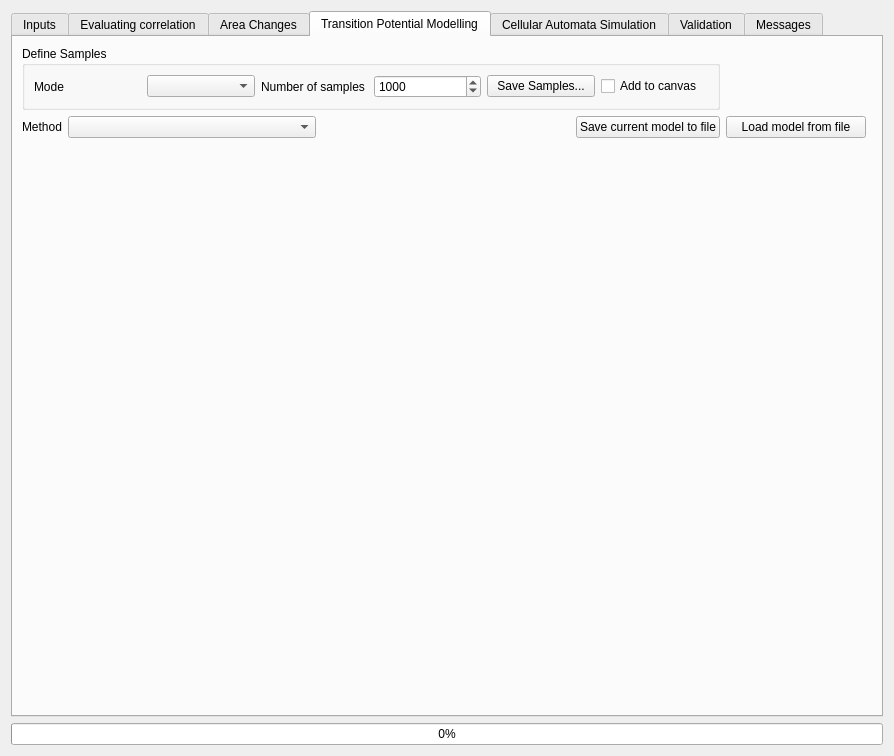
<?xml version="1.0" encoding="UTF-8"?>
<ui version="4.0">
 <class>MolusceDialogBase</class>
 <widget class="QDialog" name="MolusceDialogBase">
  <property name="geometry">
   <rect>
    <x>0</x>
    <y>0</y>
    <width>894</width>
    <height>756</height>
   </rect>
  </property>
  <property name="windowTitle">
   <string>MOLUSCE</string>
  </property>
  <layout class="QGridLayout" name="gridLayout_10">
   <item row="0" column="0" colspan="2">
    <widget class="QTabWidget" name="tabWidget">
     <property name="enabled">
      <bool>true</bool>
     </property>
     <property name="currentIndex">
      <number>3</number>
     </property>
     <widget class="QWidget" name="tabInputs">
      <attribute name="title">
       <string>Inputs</string>
      </attribute>
      <layout class="QVBoxLayout" name="verticalLayout_2">
       <item>
        <widget class="QSplitter" name="splitter">
         <property name="orientation">
          <enum>Qt::Horizontal</enum>
         </property>
         <widget class="QListWidget" name="lstLayers">
          <property name="editTriggers">
           <set>QAbstractItemView::NoEditTriggers</set>
          </property>
          <property name="alternatingRowColors">
           <bool>true</bool>
          </property>
          <property name="selectionMode">
           <enum>QAbstractItemView::ExtendedSelection</enum>
          </property>
         </widget>
         <widget class="QWidget" name="widget" native="true">
          <layout class="QVBoxLayout" name="verticalLayout_3">
           <item>
            <layout class="QGridLayout" name="gridLayout_2">
             <item row="0" column="0">
              <widget class="QPushButton" name="btnSetInitialRaster">
               <property name="text">
                <string>Initial &gt;&gt;</string>
               </property>
              </widget>
             </item>
             <item row="0" column="1">
              <widget class="QLineEdit" name="leInitRasterName"/>
             </item>
             <item row="1" column="0">
              <widget class="QPushButton" name="btnSetFinalRaster">
               <property name="text">
                <string>Final &gt;&gt;</string>
               </property>
              </widget>
             </item>
             <item row="0" column="2">
              <widget class="QLineEdit" name="leInitYear"/>
             </item>
             <item row="1" column="1">
              <widget class="QLineEdit" name="leFinalRasterName"/>
             </item>
             <item row="1" column="2">
              <widget class="QLineEdit" name="leFinalYear"/>
             </item>
             <item row="4" column="1" rowspan="5" colspan="2">
              <widget class="QListWidget" name="lstFactors">
               <property name="editTriggers">
                <set>QAbstractItemView::NoEditTriggers</set>
               </property>
               <property name="alternatingRowColors">
                <bool>true</bool>
               </property>
               <property name="selectionMode">
                <enum>QAbstractItemView::ExtendedSelection</enum>
               </property>
              </widget>
             </item>
             <item row="2" column="1">
              <spacer name="verticalSpacer">
               <property name="orientation">
                <enum>Qt::Vertical</enum>
               </property>
               <property name="sizeHint" stdset="0">
                <size>
                 <width>20</width>
                 <height>40</height>
                </size>
               </property>
              </spacer>
             </item>
             <item row="8" column="0">
              <widget class="QPushButton" name="btnRemoveAllFactors">
               <property name="text">
                <string>&lt;&lt; Remove all</string>
               </property>
              </widget>
             </item>
             <item row="7" column="0">
              <widget class="QPushButton" name="btnRemoveFactor">
               <property name="text">
                <string>&lt;&lt; Remove</string>
               </property>
              </widget>
             </item>
             <item row="6" column="0">
              <widget class="QPushButton" name="btnAddFactor">
               <property name="text">
                <string>Add &gt;&gt;</string>
               </property>
              </widget>
             </item>
             <item row="3" column="1">
              <widget class="QLabel" name="label">
               <property name="text">
                <string>Spatial variables</string>
               </property>
              </widget>
             </item>
            </layout>
           </item>
           <item>
            <widget class="QPushButton" name="btnCheckGeometry">
             <property name="text">
              <string>Check geometry</string>
             </property>
            </widget>
           </item>
          </layout>
         </widget>
        </widget>
       </item>
      </layout>
     </widget>
     <widget class="QWidget" name="tabCorrelationChecking">
      <attribute name="title">
       <string>Evaluating correlation</string>
      </attribute>
      <layout class="QGridLayout" name="gridLayout_7">
       <item row="0" column="0">
        <layout class="QGridLayout" name="gridLayout_6">
         <property name="leftMargin">
          <number>9</number>
         </property>
         <property name="topMargin">
          <number>9</number>
         </property>
         <property name="rightMargin">
          <number>9</number>
         </property>
         <property name="bottomMargin">
          <number>9</number>
         </property>
         <item row="3" column="0">
          <widget class="QLabel" name="label_9">
           <property name="text">
            <string>Method</string>
           </property>
          </widget>
         </item>
         <item row="1" column="1">
          <widget class="QComboBox" name="cmbSecondRaster"/>
         </item>
         <item row="3" column="1">
          <widget class="QComboBox" name="cmbCorrCheckMethod"/>
         </item>
         <item row="0" column="1">
          <widget class="QComboBox" name="cmbFirstRaster"/>
         </item>
         <item row="0" column="0">
          <widget class="QLabel" name="label_7">
           <property name="text">
            <string>First Raster</string>
           </property>
          </widget>
         </item>
         <item row="1" column="0">
          <widget class="QLabel" name="label_8">
           <property name="text">
            <string>Second Raster</string>
           </property>
          </widget>
         </item>
         <item row="4" column="0">
          <widget class="QLabel" name="label_10">
           <property name="text">
            <string>Result</string>
           </property>
          </widget>
         </item>
         <item row="4" column="1">
          <widget class="QTableWidget" name="tblCorrelation"/>
         </item>
         <item row="5" column="1">
          <widget class="QPushButton" name="btnStartCorrChecking">
           <property name="text">
            <string>Check</string>
           </property>
          </widget>
         </item>
         <item row="2" column="1">
          <widget class="QCheckBox" name="chkAllCorr">
           <property name="text">
            <string>Check all rasters</string>
           </property>
          </widget>
         </item>
        </layout>
       </item>
      </layout>
     </widget>
     <widget class="QWidget" name="tabAreaChanges">
      <attribute name="title">
       <string>Area Changes</string>
      </attribute>
      <layout class="QGridLayout" name="gridLayout">
       <item row="0" column="0">
        <widget class="QLabel" name="label_2">
         <property name="text">
          <string>Class statistics</string>
         </property>
        </widget>
       </item>
       <item row="3" column="0">
        <widget class="QLabel" name="label_3">
         <property name="text">
          <string>Transition matrix</string>
         </property>
        </widget>
       </item>
       <item row="5" column="0">
        <widget class="QPushButton" name="btnUpdateStatistics">
         <property name="text">
          <string>Update tables</string>
         </property>
        </widget>
       </item>
       <item row="5" column="1">
        <widget class="QPushButton" name="btnCreateChangeMap">
         <property name="text">
          <string>Create changes map</string>
         </property>
        </widget>
       </item>
       <item row="2" column="0" colspan="2">
        <widget class="MolusceTableWidget" name="tblStatistics">
         <property name="editTriggers">
          <set>QAbstractItemView::NoEditTriggers</set>
         </property>
         <property name="selectionMode">
          <enum>QAbstractItemView::ContiguousSelection</enum>
         </property>
        </widget>
       </item>
       <item row="4" column="0" colspan="2">
        <widget class="MolusceTableWidget" name="tblTransMatrix">
         <property name="editTriggers">
          <set>QAbstractItemView::NoEditTriggers</set>
         </property>
         <property name="selectionMode">
          <enum>QAbstractItemView::ContiguousSelection</enum>
         </property>
         <property name="selectionBehavior">
          <enum>QAbstractItemView::SelectItems</enum>
         </property>
        </widget>
       </item>
       <item row="0" column="1">
        <widget class="QComboBox" name="cmbUnits"/>
       </item>
      </layout>
     </widget>
     <widget class="QWidget" name="tabModel">
      <attribute name="title">
       <string>Transition Potential Modelling</string>
      </attribute>
      <layout class="QGridLayout" name="gridLayout_3">
       <item row="4" column="1">
        <widget class="QComboBox" name="cmbSimulationMethod">
         <property name="sizePolicy">
          <sizepolicy hsizetype="Expanding" vsizetype="Fixed">
           <horstretch>0</horstretch>
           <verstretch>0</verstretch>
          </sizepolicy>
         </property>
        </widget>
       </item>
       <item row="0" column="0" colspan="4">
        <widget class="QgsCollapsibleGroupBox" name="grpSampling">
         <property name="title">
          <string>Define Samples</string>
         </property>
         <property name="checkable">
          <bool>false</bool>
         </property>
         <property name="checked">
          <bool>false</bool>
         </property>
         <property name="collapsed">
          <bool>true</bool>
         </property>
         <property name="saveCollapsedState">
          <bool>true</bool>
         </property>
         <property name="saveCheckedState">
          <bool>false</bool>
         </property>
         <layout class="QHBoxLayout" name="horizontalLayout">
          <item>
           <widget class="QLabel" name="label_5">
            <property name="text">
             <string>Mode</string>
            </property>
           </widget>
          </item>
          <item>
           <widget class="QComboBox" name="cmbSamplingMode"/>
          </item>
          <item>
           <widget class="QLabel" name="label_6">
            <property name="text">
             <string>Number of samples</string>
            </property>
           </widget>
          </item>
          <item>
           <widget class="QSpinBox" name="spnSamplesCount">
            <property name="maximum">
             <number>100000000</number>
            </property>
            <property name="value">
             <number>1000</number>
            </property>
           </widget>
          </item>
          <item>
           <widget class="QPushButton" name="btnSelectSamples">
            <property name="text">
             <string>Save Samples...</string>
            </property>
           </widget>
          </item>
          <item>
           <widget class="QCheckBox" name="chkLoadSamples">
            <property name="text">
             <string>Add to canvas</string>
            </property>
           </widget>
          </item>
         </layout>
        </widget>
       </item>
       <item row="5" column="0" colspan="6">
        <widget class="QStackedWidget" name="widgetStackMethods">
         <property name="sizePolicy">
          <sizepolicy hsizetype="Expanding" vsizetype="Expanding">
           <horstretch>0</horstretch>
           <verstretch>0</verstretch>
          </sizepolicy>
         </property>
         <property name="frameShape">
          <enum>QFrame::NoFrame</enum>
         </property>
         <property name="frameShadow">
          <enum>QFrame::Sunken</enum>
         </property>
         <property name="currentIndex">
          <number>-1</number>
         </property>
        </widget>
       </item>
       <item row="4" column="0">
        <widget class="QLabel" name="label_4">
         <property name="text">
          <string>Method</string>
         </property>
        </widget>
       </item>
       <item row="4" column="3">
        <widget class="QPushButton" name="saveModelBtn">
         <property name="minimumSize">
          <size>
           <width>140</width>
           <height>0</height>
          </size>
         </property>
         <property name="maximumSize">
          <size>
           <width>200</width>
           <height>16777215</height>
          </size>
         </property>
         <property name="text">
          <string>Save current model to file</string>
         </property>
        </widget>
       </item>
       <item row="4" column="4">
        <widget class="QPushButton" name="loadModelBtn">
         <property name="minimumSize">
          <size>
           <width>140</width>
           <height>0</height>
          </size>
         </property>
         <property name="maximumSize">
          <size>
           <width>200</width>
           <height>16777215</height>
          </size>
         </property>
         <property name="text">
          <string>Load model from file</string>
         </property>
        </widget>
       </item>
       <item row="4" column="2">
        <spacer name="horizontalSpacer">
         <property name="orientation">
          <enum>Qt::Horizontal</enum>
         </property>
         <property name="sizeHint" stdset="0">
          <size>
           <width>40</width>
           <height>20</height>
          </size>
         </property>
        </spacer>
       </item>
      </layout>
     </widget>
     <widget class="QWidget" name="tabSimulation">
      <attribute name="title">
       <string>Cellular Automata Simulation</string>
      </attribute>
      <layout class="QVBoxLayout" name="verticalLayout">
       <item>
        <widget class="QGroupBox" name="chkTransitionPotentials">
         <property name="minimumSize">
          <size>
           <width>0</width>
           <height>50</height>
          </size>
         </property>
         <property name="title">
          <string>Transition potential maps</string>
         </property>
         <property name="flat">
          <bool>false</bool>
         </property>
         <property name="checkable">
          <bool>true</bool>
         </property>
         <property name="checked">
          <bool>false</bool>
         </property>
         <layout class="QFormLayout" name="formLayout">
          <property name="leftMargin">
           <number>9</number>
          </property>
          <property name="topMargin">
           <number>9</number>
          </property>
          <property name="rightMargin">
           <number>1</number>
          </property>
          <property name="bottomMargin">
           <number>9</number>
          </property>
          <item row="0" column="0">
           <widget class="QLabel" name="label_14">
            <property name="text">
             <string>Directory path</string>
            </property>
           </widget>
          </item>
          <item row="1" column="0">
           <widget class="QLabel" name="label_15">
            <property name="text">
             <string>Filename prefix</string>
            </property>
           </widget>
          </item>
          <item row="1" column="1">
           <widget class="QLineEdit" name="leTransitionPotentialPrefix">
            <property name="text">
             <string>potential_</string>
            </property>
           </widget>
          </item>
          <item row="0" column="1">
           <layout class="QHBoxLayout" name="horizontalLayout_2">
            <item>
             <widget class="QLineEdit" name="leTransitionPotentialDirectory">
              <property name="enabled">
               <bool>false</bool>
              </property>
              <property name="text">
               <string/>
              </property>
              <property name="readOnly">
               <bool>true</bool>
              </property>
             </widget>
            </item>
            <item>
             <widget class="QPushButton" name="btnSelectTransitionPrefix">
              <property name="enabled">
               <bool>false</bool>
              </property>
              <property name="text">
               <string>Select Directory...</string>
              </property>
             </widget>
            </item>
           </layout>
          </item>
         </layout>
        </widget>
       </item>
       <item>
        <layout class="QGridLayout" name="gridLayout_4">
         <item row="4" column="2">
          <widget class="QSpinBox" name="spnIterations">
           <property name="enabled">
            <bool>false</bool>
           </property>
           <property name="sizePolicy">
            <sizepolicy hsizetype="Preferred" vsizetype="Fixed">
             <horstretch>0</horstretch>
             <verstretch>0</verstretch>
            </sizepolicy>
           </property>
           <property name="minimum">
            <number>1</number>
           </property>
           <property name="maximum">
            <number>100</number>
           </property>
           <property name="value">
            <number>1</number>
           </property>
          </widget>
         </item>
         <item row="1" column="2">
          <widget class="QPushButton" name="btnSelectRiskFunction">
           <property name="enabled">
            <bool>false</bool>
           </property>
           <property name="text">
            <string>Browse...</string>
           </property>
          </widget>
         </item>
         <item row="2" column="2">
          <widget class="QPushButton" name="btnSelectMonteCarlo">
           <property name="enabled">
            <bool>false</bool>
           </property>
           <property name="text">
            <string>Browse...</string>
           </property>
          </widget>
         </item>
         <item row="1" column="0">
          <widget class="QCheckBox" name="chkRiskFunction">
           <property name="text">
            <string>Certainty function</string>
           </property>
          </widget>
         </item>
         <item row="4" column="1">
          <widget class="QLabel" name="lblIterations">
           <property name="enabled">
            <bool>false</bool>
           </property>
           <property name="text">
            <string>Number of simulation iterations</string>
           </property>
          </widget>
         </item>
         <item row="2" column="1">
          <widget class="QLineEdit" name="leMonteCarloPath">
           <property name="enabled">
            <bool>false</bool>
           </property>
          </widget>
         </item>
         <item row="2" column="0">
          <widget class="QCheckBox" name="chkMonteCarlo">
           <property name="text">
            <string>Simulation result</string>
           </property>
           <property name="checked">
            <bool>false</bool>
           </property>
          </widget>
         </item>
         <item row="1" column="1">
          <widget class="QLineEdit" name="leRiskFunctionPath">
           <property name="enabled">
            <bool>false</bool>
           </property>
          </widget>
         </item>
        </layout>
       </item>
       <item>
        <spacer name="horizontalSpacer_5">
         <property name="orientation">
          <enum>Qt::Horizontal</enum>
         </property>
         <property name="sizeHint" stdset="0">
          <size>
           <width>40</width>
           <height>20</height>
          </size>
         </property>
        </spacer>
       </item>
       <item>
        <widget class="QGroupBox" name="chkSeparateVars">
         <property name="title">
          <string>Set separate spatial variables version for simulation</string>
         </property>
         <property name="checkable">
          <bool>true</bool>
         </property>
         <property name="checked">
          <bool>false</bool>
         </property>
         <layout class="QGridLayout" name="gridLayout_5">
          <item row="0" column="0" rowspan="4">
           <widget class="QListWidget" name="lstLayersSeparateVars"/>
          </item>
          <item row="0" column="1">
           <widget class="QPushButton" name="btnAddFactorSeparateVars">
            <property name="text">
             <string>Add &gt;&gt;</string>
            </property>
           </widget>
          </item>
          <item row="0" column="2" rowspan="3">
           <widget class="QListWidget" name="lstFactorsSeparateVars">
            <property name="editTriggers">
             <set>QAbstractItemView::NoEditTriggers</set>
            </property>
            <property name="alternatingRowColors">
             <bool>true</bool>
            </property>
            <property name="selectionMode">
             <enum>QAbstractItemView::ExtendedSelection</enum>
            </property>
           </widget>
          </item>
          <item row="1" column="1">
           <widget class="QPushButton" name="btnRemoveFactorSeparateVars">
            <property name="text">
             <string>&lt;&lt; Remove</string>
            </property>
           </widget>
          </item>
          <item row="2" column="1">
           <widget class="QPushButton" name="btnRemoveAllFactorsSeparateVars">
            <property name="text">
             <string>&lt;&lt; Remove all</string>
            </property>
           </widget>
          </item>
          <item row="3" column="1" colspan="2">
           <widget class="QPushButton" name="btnCheckConsistencySeparateVars">
            <property name="text">
             <string>Check consistency</string>
            </property>
           </widget>
          </item>
         </layout>
        </widget>
       </item>
       <item>
        <spacer name="verticalSpacer_2">
         <property name="orientation">
          <enum>Qt::Vertical</enum>
         </property>
         <property name="sizeHint" stdset="0">
          <size>
           <width>20</width>
           <height>40</height>
          </size>
         </property>
        </spacer>
       </item>
       <item>
        <layout class="QHBoxLayout" name="horizontalLayout_3">
         <property name="sizeConstraint">
          <enum>QLayout::SetDefaultConstraint</enum>
         </property>
         <item>
          <spacer name="horizontalSpacer_3">
           <property name="orientation">
            <enum>Qt::Horizontal</enum>
           </property>
           <property name="sizeHint" stdset="0">
            <size>
             <width>40</width>
             <height>20</height>
            </size>
           </property>
          </spacer>
         </item>
         <item>
          <widget class="QPushButton" name="btnStartSimulation">
           <property name="sizePolicy">
            <sizepolicy hsizetype="MinimumExpanding" vsizetype="Fixed">
             <horstretch>0</horstretch>
             <verstretch>0</verstretch>
            </sizepolicy>
           </property>
           <property name="text">
            <string>Start</string>
           </property>
          </widget>
         </item>
         <item>
          <spacer name="horizontalSpacer_4">
           <property name="orientation">
            <enum>Qt::Horizontal</enum>
           </property>
           <property name="sizeHint" stdset="0">
            <size>
             <width>40</width>
             <height>20</height>
            </size>
           </property>
          </spacer>
         </item>
        </layout>
       </item>
      </layout>
     </widget>
     <widget class="QWidget" name="tabValidation">
      <attribute name="title">
       <string>Validation</string>
      </attribute>
      <layout class="QGridLayout" name="gridLayout_11">
       <item row="1" column="0" colspan="2">
        <layout class="QVBoxLayout" name="layoutValPlot"/>
       </item>
       <item row="0" column="0" colspan="2">
        <layout class="QGridLayout" name="gridLayout_9" rowstretch="0,0,0,0,0,0" columnstretch="0,2,0,1,0,0">
         <item row="1" column="3">
          <spacer name="horizontalSpacer_2">
           <property name="orientation">
            <enum>Qt::Horizontal</enum>
           </property>
           <property name="sizeHint" stdset="0">
            <size>
             <width>40</width>
             <height>20</height>
            </size>
           </property>
          </spacer>
         </item>
         <item row="2" column="5">
          <widget class="QLineEdit" name="leKappaOveral">
           <property name="sizePolicy">
            <sizepolicy hsizetype="Preferred" vsizetype="Fixed">
             <horstretch>0</horstretch>
             <verstretch>0</verstretch>
            </sizepolicy>
           </property>
           <property name="readOnly">
            <bool>true</bool>
           </property>
          </widget>
         </item>
         <item row="3" column="2">
          <widget class="QPushButton" name="btnSelectRiskValidation">
           <property name="enabled">
            <bool>false</bool>
           </property>
           <property name="text">
            <string>Create...</string>
           </property>
          </widget>
         </item>
         <item row="3" column="0">
          <widget class="QCheckBox" name="chkRiskValidation">
           <property name="text">
            <string>Validation Map</string>
           </property>
          </widget>
         </item>
         <item row="2" column="0">
          <widget class="QLabel" name="label_12">
           <property name="text">
            <string>Simulated Map</string>
           </property>
          </widget>
         </item>
         <item row="2" column="2">
          <widget class="QPushButton" name="btnSelectSimulatedMap">
           <property name="text">
            <string>Browse...</string>
           </property>
          </widget>
         </item>
         <item row="1" column="0">
          <widget class="QLabel" name="label_11">
           <property name="text">
            <string>Reference Map</string>
           </property>
          </widget>
         </item>
         <item row="1" column="1">
          <widget class="QLineEdit" name="leReferenceMapPath">
           <property name="readOnly">
            <bool>true</bool>
           </property>
          </widget>
         </item>
         <item row="1" column="2">
          <widget class="QPushButton" name="btnSelectReferenceMap">
           <property name="text">
            <string>Browse...</string>
           </property>
          </widget>
         </item>
         <item row="2" column="1">
          <widget class="QLineEdit" name="leSimulatedMapPath">
           <property name="readOnly">
            <bool>true</bool>
           </property>
          </widget>
         </item>
         <item row="4" column="2">
          <widget class="QSpinBox" name="spnValIterCount">
           <property name="minimum">
            <number>1</number>
           </property>
           <property name="maximum">
            <number>20</number>
           </property>
           <property name="value">
            <number>5</number>
           </property>
          </widget>
         </item>
         <item row="4" column="1">
          <widget class="QLabel" name="label_13">
           <property name="text">
            <string>Number of validation iterations</string>
           </property>
          </widget>
         </item>
         <item row="3" column="1">
          <widget class="QCheckBox" name="chkCheckPersistentClasses">
           <property name="text">
            <string>Check persistent classes</string>
           </property>
           <property name="checked">
            <bool>true</bool>
           </property>
          </widget>
         </item>
         <item row="3" column="5">
          <widget class="QLineEdit" name="leKappaHisto">
           <property name="sizePolicy">
            <sizepolicy hsizetype="Preferred" vsizetype="Fixed">
             <horstretch>0</horstretch>
             <verstretch>0</verstretch>
            </sizepolicy>
           </property>
          </widget>
         </item>
         <item row="1" column="4">
          <widget class="QLabel" name="label_21">
           <property name="sizePolicy">
            <sizepolicy hsizetype="Preferred" vsizetype="Preferred">
             <horstretch>0</horstretch>
             <verstretch>0</verstretch>
            </sizepolicy>
           </property>
           <property name="text">
            <string>% of Correctness</string>
           </property>
          </widget>
         </item>
         <item row="1" column="5">
          <widget class="QLineEdit" name="leKappaCorrectness">
           <property name="sizePolicy">
            <sizepolicy hsizetype="Preferred" vsizetype="Fixed">
             <horstretch>0</horstretch>
             <verstretch>0</verstretch>
            </sizepolicy>
           </property>
           <property name="readOnly">
            <bool>true</bool>
           </property>
          </widget>
         </item>
         <item row="2" column="4">
          <widget class="QLabel" name="label_20">
           <property name="sizePolicy">
            <sizepolicy hsizetype="Preferred" vsizetype="Preferred">
             <horstretch>0</horstretch>
             <verstretch>0</verstretch>
            </sizepolicy>
           </property>
           <property name="text">
            <string>Kappa (overall)</string>
           </property>
          </widget>
         </item>
         <item row="4" column="5">
          <widget class="QLineEdit" name="leKappaLoc">
           <property name="sizePolicy">
            <sizepolicy hsizetype="Preferred" vsizetype="Fixed">
             <horstretch>0</horstretch>
             <verstretch>0</verstretch>
            </sizepolicy>
           </property>
           <property name="readOnly">
            <bool>true</bool>
           </property>
          </widget>
         </item>
         <item row="3" column="4">
          <widget class="QLabel" name="label_22">
           <property name="sizePolicy">
            <sizepolicy hsizetype="Preferred" vsizetype="Preferred">
             <horstretch>0</horstretch>
             <verstretch>0</verstretch>
            </sizepolicy>
           </property>
           <property name="text">
            <string>Kappa (histogram)</string>
           </property>
          </widget>
         </item>
         <item row="4" column="4">
          <widget class="QLabel" name="label_23">
           <property name="sizePolicy">
            <sizepolicy hsizetype="Preferred" vsizetype="Preferred">
             <horstretch>0</horstretch>
             <verstretch>0</verstretch>
            </sizepolicy>
           </property>
           <property name="text">
            <string>Kappa (location)</string>
           </property>
          </widget>
         </item>
         <item row="5" column="5">
          <widget class="QPushButton" name="btnKappaCalc">
           <property name="text">
            <string>Calculate kappa</string>
           </property>
          </widget>
         </item>
         <item row="5" column="1">
          <widget class="QPushButton" name="btnStartValidation">
           <property name="text">
            <string>Start validation</string>
           </property>
          </widget>
         </item>
        </layout>
       </item>
      </layout>
     </widget>
     <widget class="QWidget" name="tabMessages">
      <attribute name="title">
       <string>Messages</string>
      </attribute>
      <layout class="QVBoxLayout" name="verticalLayout_4">
       <item>
        <widget class="QTextEdit" name="txtMessages">
         <property name="undoRedoEnabled">
          <bool>false</bool>
         </property>
         <property name="readOnly">
          <bool>true</bool>
         </property>
        </widget>
       </item>
      </layout>
     </widget>
    </widget>
   </item>
   <item row="4" column="0" colspan="2">
    <widget class="QProgressBar" name="progressBar">
     <property name="enabled">
      <bool>true</bool>
     </property>
     <property name="value">
      <number>0</number>
     </property>
     <property name="alignment">
      <set>Qt::AlignCenter</set>
     </property>
    </widget>
   </item>
  </layout>
 </widget>
 <customwidgets>
  <customwidget>
   <class>QgsCollapsibleGroupBox</class>
   <extends>QGroupBox</extends>
   <header>qgscollapsiblegroupbox.h</header>
   <container>1</container>
  </customwidget>
  <customwidget>
   <class>MolusceTableWidget</class>
   <extends>QTableWidget</extends>
   <header>molusce.moluscetablewidget</header>
  </customwidget>
 </customwidgets>
 <resources/>
 <connections/>
</ui>
